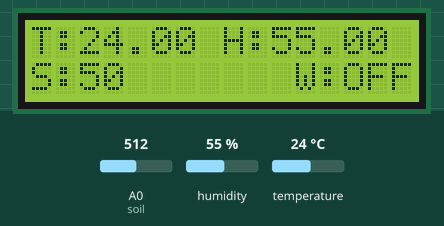
Recording of a sketch running on a simulated ESP8266 (NodeMCU). Shown: 16×2 character LCD. The inputs (shaded band) are chosen by the test bench; at power-on: humidity 55 %, A0 (soil) = 512, temperature 24 °C. WiFi joins after 1.5 s; servers stay silent unless stated.

Above: at 6.1 s.
6.2 s: humidity set to 22 %
At 7.6 s:
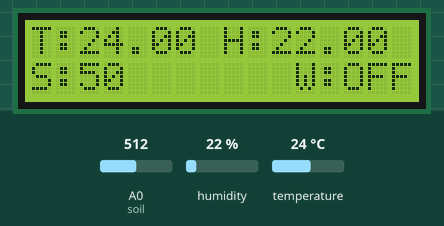
8.6 s: A0 (soil) set to 716
At 9.1 s:
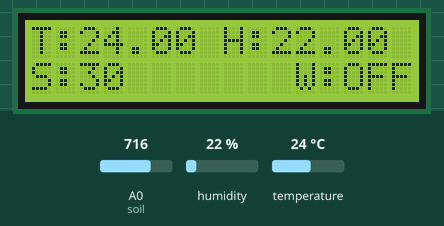
10.1 s: temperature set to 12 °C
At 12.0 s:
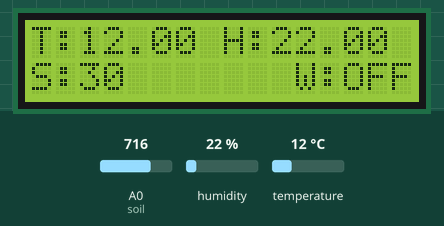
12.8 s: A0 (soil) set to 900
At 13.5 s:
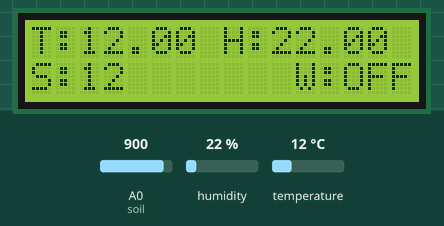
14.3 s: humidity set to 40 %
At 16.4 s:
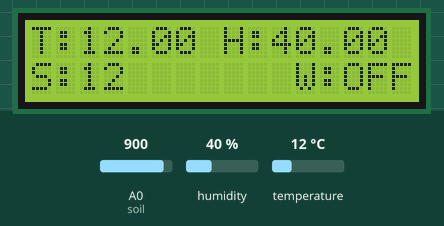
17.0 s: A0 (soil) set to 1023
At 17.8 s:
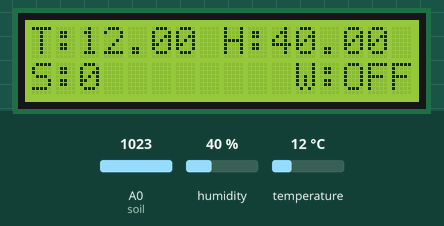
Timing chart, 0 to 19.5 s (numbered marks = the images above; inputs shaded):
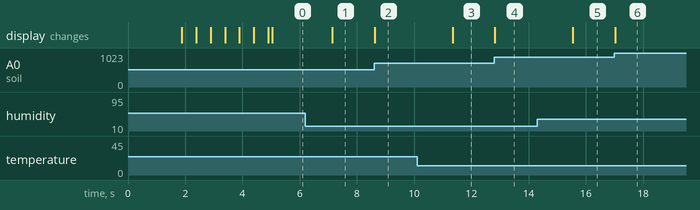

Measured:
- after the input at 6.2 s, the display: changes after 0.95 s (image 1)
- after the input at 8.6 s, the display: changes at once (image 2)
- after the input at 10.1 s, the display: changes after 1.2 s (image 3)
- after the input at 12.8 s, the display: changes at once (image 4)
- after the input at 14.3 s, the display: changes after 1.2 s (image 5)
- after the input at 17.0 s, the display: changes at once (image 6)

The sketch:

app.ino
```cpp
#define BLYNK_TEMPLATE_ID "Your Template ID"
#define BLYNK_TEMPLATE_NAME "Your Template Name"
#define BLYNK_AUTH_TOKEN "Your Authentication Token"

#include <LiquidCrystal_I2C.h>
#define BLYNK_PRINT Serial
#include <ESP8266WiFi.h>
#include <BlynkSimpleEsp8266.h>
#include <DHT.h>

LiquidCrystal_I2C lcd(0x27, 16, 2);

char auth[] = BLYNK_AUTH_TOKEN;
char ssid[] = ""; // Enter your WIFI SSID
char pass[] = ""; // Enter your WIFI Password
// Connect DHT Temperature and Humidity Sensor's Output pin to D4 pin of NodeMCU ESP8266
// Connect Soil Moisture Sensor's A0 pin to A0 pin of NodeMCU ESP8266
// Connect LCD's SCL to D1 pin of NodeMCU ESP8266
// Connect LCD's SDA to D2 pin of NodeMCU ESP8266

DHT dht(D4, DHT11);
BlynkTimer timer;

#define soil A0
double T, P;
char status;

void setup()
{
    Serial.begin(9600);

    lcd.begin(16, 2);
    lcd.backlight();

    Blynk.begin(auth, ssid, pass);

    dht.begin();

    lcd.setCursor(0, 0);
    lcd.print("  Initializing  ");
    for (int a = 5; a <= 10; a++)
    {
        lcd.setCursor(a, 1);
        lcd.print(".");
        delay(500);
    }

    lcd.clear();
    lcd.setCursor(11, 1);
    lcd.print("W:OFF");

    // Call the function
    timer.setInterval(100L, soilMoistureSensor);
    timer.setInterval(100L, DHT11sensor);
}

void DHT11sensor()
{
    float h = dht.readHumidity();
    float t = dht.readTemperature();

    if (isnan(h) || isnan(t))
    {
        Serial.println("Failed to read from DHT sensor!");
        return;
    }

    Blynk.virtualWrite(V0, t);
    Blynk.virtualWrite(V1, h);

    lcd.setCursor(0, 0);
    lcd.print("T:");
    lcd.print(t);

    lcd.setCursor(8, 0);
    lcd.print("H:");
    lcd.print(h);
}

void soilMoistureSensor()
{
    int value = analogRead(soil);
    value = map(value, 0, 1024, 0, 100);
    value = (value - 100) * -1;
    if (value < 50)
    {
        Blynk.logEvent("soil", "WARNNG! Please water the plants"); // Enter your Event Name
    }
    Blynk.virtualWrite(V3, value);
    lcd.setCursor(0, 1);
    lcd.print("S:");
    lcd.print(value);
    lcd.print(" ");
}

void loop()
{
    Blynk.run(); // Run the Blynk library
    timer.run(); // Run the Blynk timer
}
```
